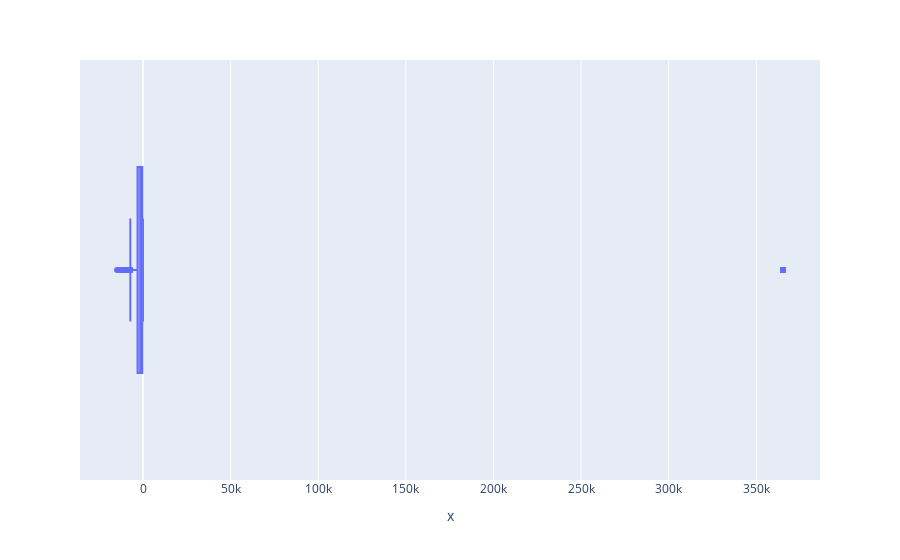

Notebook code cell kept with this figure:
### Code cell
fig = px.box(x = df['employed_days'])
fig.show()

### Figure 1 — Plotly figure (JSON) as saved in the notebook; plotly's stock layout.template omitted (floating-point values rounded to 4 significant figures; data arrays with more than 128 entries replaced by an {"elided": "..."} marker saying what was removed)
{"data": [{"alignmentgroup": "True", "hovertemplate": "x=%{x}<extra></extra>", "legendgroup": "", "marker": {"color": "#636efa"}, "name": "", "notched": false, "offsetgroup": "", "orientation": "h", "showlegend": false, "type": "box", "x": {"elided": "1548 int values"}, "x0": " ", "xaxis": "x", "y0": " ", "yaxis": "y"}], "layout": {"boxmode": "group", "legend": {"tracegroupgap": 0}, "margin": {"t": 60}, "xaxis": {"anchor": "y", "domain": [0, 1], "title": {"text": "x"}}, "yaxis": {"anchor": "x", "domain": [0, 1]}}}
